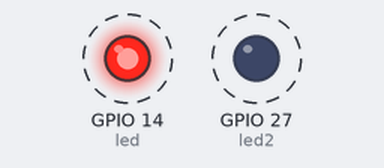
A program run on a simulated ESP32 board running MicroPython. Shown: output pins drawn as LEDs (lit = HIGH). Wiring (from the project's diagram.json): red LED on GPIO 14, blue LED on GPIO 27. Dashed ring = blinking.

Above: at 0.2 s.
Timing chart, 0 to 4.6 s (numbered marks = the images above):
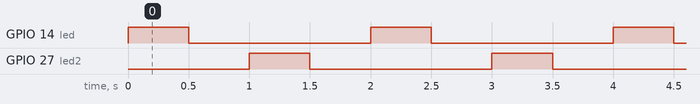

The program:

main.py
```python
import machine
import time

led = machine.Pin(14, machine.Pin.OUT)

led2 = machine.Pin(27, machine.Pin.OUT)

while True:
    led.value(1)
    time.sleep(0.5)
    led.value(0)
    time.sleep(0.5)
    led2.value(1)
    time.sleep(0.5)
    led2.value(0)
    time.sleep(0.5)
```

Measured:
- by itself, GPIO 14 (led), GPIO 27 (led2): alternates HIGH for 0.50 s and LOW for 1.5 s
- by itself, everything shown: repeats every 2.0 s, in 4 steps
